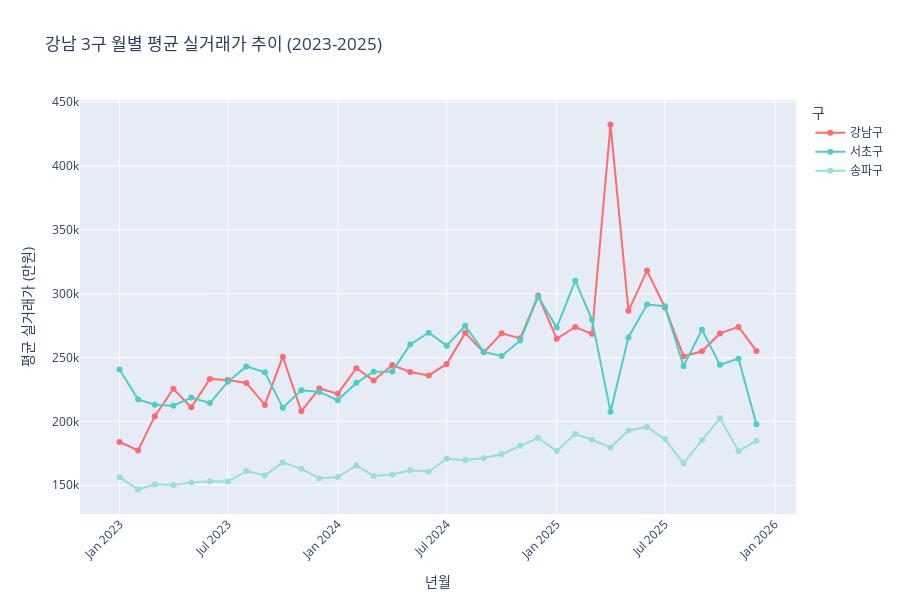

Here is the notebook cell this chart was saved with:
### Code cell
# 1. 구별 월별 평균 가격 추이
fig1 = px.line(
    monthly_gu,
    x='year_month',
    y='avg_price',
    color='CGG_NM',
    title='강남 3구 월별 평균 실거래가 추이 (2023-2025)',
    labels={
        'year_month': '년월',
        'avg_price': '평균 실거래가 (만원)',
        'CGG_NM': '구'
    },
    markers=True,
    color_discrete_map={
        '강남구': '#FF6B6B',
        '서초구': '#4ECDC4',
        '송파구': '#95E1D3'
    }
)

fig1.update_layout(
    hovermode='x unified',
    xaxis_tickangle=-45,
    height=600
)

fig1.show()

### Figure 1 — Plotly figure (JSON) as saved in the notebook; plotly's stock layout.template omitted (floating-point values rounded to 4 significant figures)
{"data": [{"hovertemplate": "구=강남구<br>년월=%{x}<br>평균 실거래가 (만원)=%{y}<extra></extra>", "legendgroup": "강남구", "line": {"color": "#FF6B6B", "dash": "solid"}, "marker": {"symbol": "circle"}, "mode": "lines+markers", "name": "강남구", "orientation": "v", "showlegend": true, "type": "scatter", "x": ["2023-01", "2023-02", "2023-03", "2023-04", "2023-05", "2023-06", "2023-07", "2023-08", "2023-09", "2023-10", "2023-11", "2023-12", "2024-01", "2024-02", "2024-03", "2024-04", "2024-05", "2024-06", "2024-07", "2024-08", "2024-09", "2024-10", "2024-11", "2024-12", "2025-01", "2025-02", "2025-03", "2025-04", "2025-05", "2025-06", "2025-07", "2025-08", "2025-09", "2025-10", "2025-11", "2025-12"], "xaxis": "x", "y": [183800.0, 177200.0, 204100.0, 225500.0, 211000.0, 233200.0, 232300.0, 230100.0, 212900.0, 250600.0, 207800.0, 225700.0, 221700.0, 241600.0, 232100.0, 244100.0, 238600.0, 236000.0, 245000.0, 269300.0, 254000.0, 268900.0, 265000.0, 298500.0, 264600.0, 273900.0, 268500.0, 432400.0, 286500.0, 318000.0, 289200.0, 251000.0, 254800.0, 268800.0, 274000.0, 255200.0], "yaxis": "y"}, {"hovertemplate": "구=서초구<br>년월=%{x}<br>평균 실거래가 (만원)=%{y}<extra></extra>", "legendgroup": "서초구", "line": {"color": "#4ECDC4", "dash": "solid"}, "marker": {"symbol": "circle"}, "mode": "lines+markers", "name": "서초구", "orientation": "v", "showlegend": true, "type": "scatter", "x": ["2023-01", "2023-02", "2023-03", "2023-04", "2023-05", "2023-06", "2023-07", "2023-08", "2023-09", "2023-10", "2023-11", "2023-12", "2024-01", "2024-02", "2024-03", "2024-04", "2024-05", "2024-06", "2024-07", "2024-08", "2024-09", "2024-10", "2024-11", "2024-12", "2025-01", "2025-02", "2025-03", "2025-04", "2025-05", "2025-06", "2025-07", "2025-08", "2025-09", "2025-10", "2025-11", "2025-12"], "xaxis": "x", "y": [240700.0, 217100.0, 213000.0, 212300.0, 218600.0, 214300.0, 230900.0, 243000.0, 238400.0, 210700.0, 224300.0, 223100.0, 216500.0, 230100.0, 238800.0, 239100.0, 260100.0, 269300.0, 259300.0, 274800.0, 254400.0, 251200.0, 263300.0, 297700.0, 273400.0, 310100.0, 279500.0, 207500.0, 265700.0, 291400.0, 290200.0, 243400.0, 271800.0, 244200.0, 249100.0, 197600.0], "yaxis": "y"}, {"hovertemplate": "구=송파구<br>년월=%{x}<br>평균 실거래가 (만원)=%{y}<extra></extra>", "legendgroup": "송파구", "line": {"color": "#95E1D3", "dash": "solid"}, "marker": {"symbol": "circle"}, "mode": "lines+markers", "name": "송파구", "orientation": "v", "showlegend": true, "type": "scatter", "x": ["2023-01", "2023-02", "2023-03", "2023-04", "2023-05", "2023-06", "2023-07", "2023-08", "2023-09", "2023-10", "2023-11", "2023-12", "2024-01", "2024-02", "2024-03", "2024-04", "2024-05", "2024-06", "2024-07", "2024-08", "2024-09", "2024-10", "2024-11", "2024-12", "2025-01", "2025-02", "2025-03", "2025-04", "2025-05", "2025-06", "2025-07", "2025-08", "2025-09", "2025-10", "2025-11", "2025-12"], "xaxis": "x", "y": [156300.0, 146600.0, 150800.0, 150100.0, 152200.0, 153000.0, 152800.0, 161100.0, 157700.0, 167800.0, 162800.0, 155500.0, 156400.0, 165500.0, 157200.0, 158400.0, 161700.0, 160700.0, 170700.0, 169700.0, 171200.0, 174200.0, 180800.0, 186900.0, 176800.0, 190100.0, 185600.0, 179600.0, 192800.0, 195600.0, 186100.0, 167200.0, 185200.0, 202400.0, 176600.0, 184900.0], "yaxis": "y"}], "layout": {"height": 600, "hovermode": "x unified", "legend": {"title": {"text": "구"}, "tracegroupgap": 0}, "title": {"text": "강남 3구 월별 평균 실거래가 추이 (2023-2025)"}, "xaxis": {"anchor": "y", "domain": [0, 1], "tickangle": -45, "title": {"text": "년월"}}, "yaxis": {"anchor": "x", "domain": [0, 1], "title": {"text": "평균 실거래가 (만원)"}}}}
